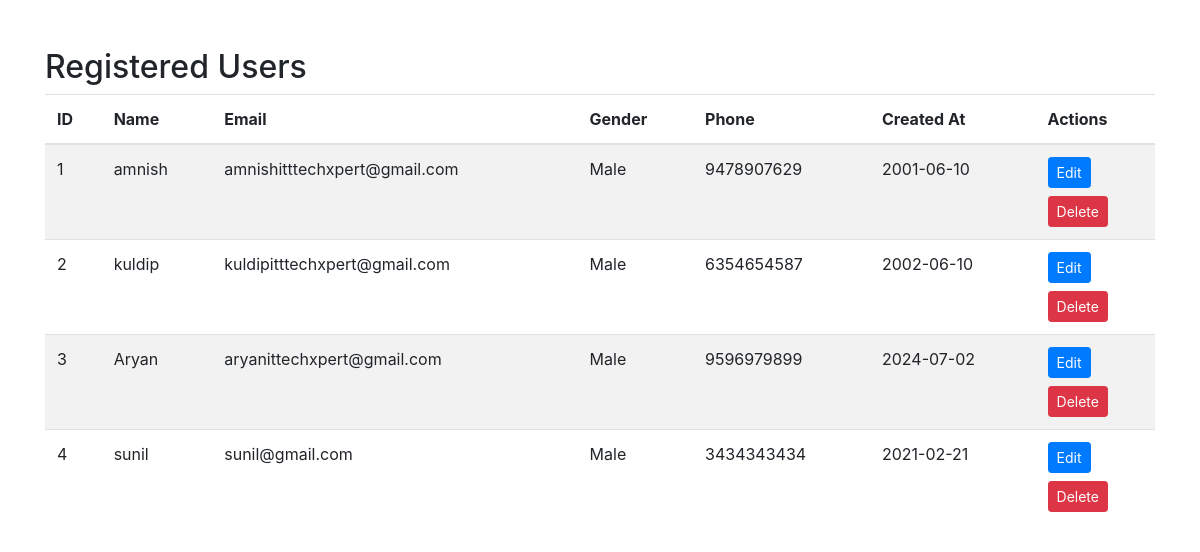
The page /users.php on the database its author committed.
### tables this page shows
CREATE TABLE IF NOT EXISTS `user` (
  `id` int NOT NULL AUTO_INCREMENT,
  `name` varchar(100) NOT NULL,
  `email` varchar(100) NOT NULL,
  `gender` enum('male','female','other') NOT NULL,
  `phone` varchar(20) NOT NULL,
  `created_at` date NOT NULL,
  PRIMARY KEY (`id`),
  UNIQUE KEY `email` (`email`)
);

### users.php (the view, shortened to what this page needs)
<!DOCTYPE html>
<html lang="en">
<head>
    <link rel="stylesheet" href="https://stackpath.bootstrapcdn.com/bootstrap/4.5.2/css/bootstrap.min.css">
</head>
<body>
    <div class="container mt-5">
        <h2>Registered Users</h2>
        <table class="table table-striped">
            <thead>
                <tr>
                    <th>ID</th>
                    <th>Name</th>
                    <th>Email</th>
                    <th>Gender</th>
                    <th>Phone</th>
                    <th>Created At</th>
                    <th>Actions</th>
                </tr>
            </thead>
            <tbody>
                <?php
                include_once 'db_config.php';
                $sql = "SELECT * FROM user";
                $result = $conn->query($sql);
                if ($result->num_rows > 0) {
                    while($row = $result->fetch_assoc()) {
                        echo "<tr>";
                        echo "<td>" . $row["id"] . "</td>";
                        echo "<td>" . $row["name"] . "</td>";
                        echo "<td>" . $row["email"] . "</td>";
                        echo "<td>" . ucfirst($row["gender"]) . "</td>";
                        echo "<td>" . $row["phone"] . "</td>";
                        echo "<td>" . $row["created_at"] . "</td>";
                        echo "<td>";
                        echo "<form method='get' action='edit_user.php'>";
                        echo "<button type='submit' class='btn btn-primary btn-sm' name='edit'>Edit</button>";
                        echo "</form>";
                        echo "<form method='post' action='" . htmlspecialchars($_SERVER["PHP_SELF"]) . "'>";
                        echo "<button type='submit' class='btn btn-danger btn-sm mt-2' name='delete' onclick='return confirmDelete()'>Delete</button>";
                        echo "</form>";
                        echo "</td>";
                        echo "</tr>";
                    }
                } else {
                    echo "<tr><td colspan='7'>No users found</td></tr>";
                }
                ?>
            </tbody>
        </table>
    </div>
</body>
</html>

### rows shown on the page
user: id "1", name "amnish", email "amnishitttechxpert@gmail.com", gender "Male", phone "9478907629", created_at "2001-06-10"
user: id "2", name "kuldip", email "kuldipitttechxpert@gmail.com", gender "Male", phone "6354654587", created_at "2002-06-10"
user: id "3", name "Aryan", email "aryanittechxpert@gmail.com", gender "Male", phone "9596979899", created_at "2024-07-02"
user: id "4", name "sunil", email "sunil@gmail.com", gender "Male", phone "3434343434", created_at "2021-02-21"
